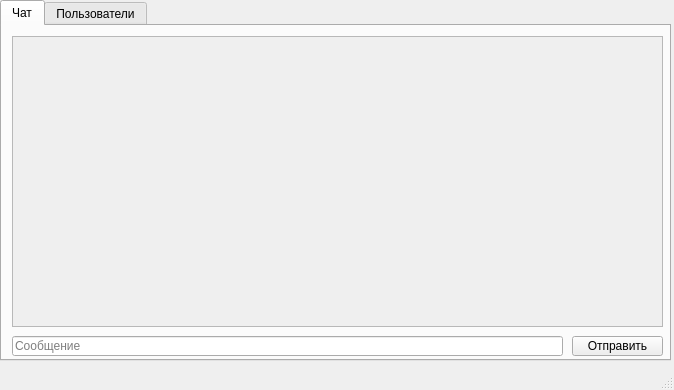
<?xml version="1.0" encoding="UTF-8"?>
<ui version="4.0">
 <class>MainWindow</class>
 <widget class="QMainWindow" name="MainWindow">
  <property name="geometry">
   <rect>
    <x>0</x>
    <y>0</y>
    <width>674</width>
    <height>390</height>
   </rect>
  </property>
  <property name="windowTitle">
   <string>ТСВчат</string>
  </property>
  <widget class="QWidget" name="centralwidget">
   <widget class="QTabWidget" name="tabWidget">
    <property name="geometry">
     <rect>
      <x>0</x>
      <y>0</y>
      <width>671</width>
      <height>361</height>
     </rect>
    </property>
    <property name="currentIndex">
     <number>0</number>
    </property>
    <widget class="QWidget" name="chat">
     <attribute name="title">
      <string>Чат</string>
     </attribute>
     <widget class="QScrollArea" name="scroll_chat">
      <property name="geometry">
       <rect>
        <x>10</x>
        <y>10</y>
        <width>651</width>
        <height>291</height>
       </rect>
      </property>
      <property name="widgetResizable">
       <bool>true</bool>
      </property>
      <widget class="QWidget" name="scrollAreaWidgetContents_2">
       <property name="geometry">
        <rect>
         <x>0</x>
         <y>0</y>
         <width>649</width>
         <height>289</height>
        </rect>
       </property>
      </widget>
     </widget>
     <widget class="QLineEdit" name="message_line">
      <property name="geometry">
       <rect>
        <x>10</x>
        <y>310</y>
        <width>551</width>
        <height>20</height>
       </rect>
      </property>
      <property name="placeholderText">
       <string>Сообщение</string>
      </property>
     </widget>
     <widget class="QPushButton" name="message_btn">
      <property name="geometry">
       <rect>
        <x>570</x>
        <y>310</y>
        <width>91</width>
        <height>20</height>
       </rect>
      </property>
      <property name="text">
       <string>Отправить</string>
      </property>
     </widget>
    </widget>
    <widget class="QWidget" name="users">
     <attribute name="title">
      <string>Пользователи</string>
     </attribute>
     <widget class="QLabel" name="label">
      <property name="geometry">
       <rect>
        <x>10</x>
        <y>0</y>
        <width>211</width>
        <height>21</height>
       </rect>
      </property>
      <property name="font">
       <font>
        <pointsize>10</pointsize>
       </font>
      </property>
      <property name="text">
       <string>Поиск пользователей</string>
      </property>
     </widget>
     <widget class="QLineEdit" name="line_search">
      <property name="geometry">
       <rect>
        <x>10</x>
        <y>20</y>
        <width>171</width>
        <height>21</height>
       </rect>
      </property>
      <property name="font">
       <font>
        <pointsize>10</pointsize>
       </font>
      </property>
      <property name="placeholderText">
       <string>Введите имя</string>
      </property>
     </widget>
     <widget class="QScrollArea" name="scroll_user">
      <property name="geometry">
       <rect>
        <x>10</x>
        <y>50</y>
        <width>651</width>
        <height>281</height>
       </rect>
      </property>
      <property name="widgetResizable">
       <bool>true</bool>
      </property>
      <widget class="QWidget" name="scrollAreaWidgetContents_3">
       <property name="geometry">
        <rect>
         <x>0</x>
         <y>0</y>
         <width>649</width>
         <height>279</height>
        </rect>
       </property>
       <widget class="QWidget" name="gridLayoutWidget">
        <property name="geometry">
         <rect>
          <x>0</x>
          <y>0</y>
          <width>661</width>
          <height>291</height>
         </rect>
        </property>
        <layout class="QGridLayout" name="gridLayout"/>
       </widget>
      </widget>
     </widget>
     <widget class="QPushButton" name="my_btn">
      <property name="geometry">
       <rect>
        <x>560</x>
        <y>0</y>
        <width>101</width>
        <height>41</height>
       </rect>
      </property>
      <property name="text">
       <string>Мой профиль</string>
      </property>
     </widget>
    </widget>
   </widget>
  </widget>
  <widget class="QStatusBar" name="statusbar"/>
 </widget>
 <resources/>
 <connections/>
</ui>
